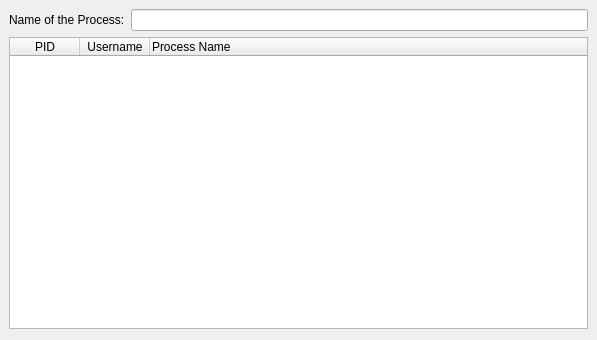
<?xml version="1.0" encoding="UTF-8"?>
<ui version="4.0">
 <class>MainWindow</class>
 <widget class="QMainWindow" name="MainWindow">
  <property name="windowModality">
   <enum>Qt::ApplicationModal</enum>
  </property>
  <property name="geometry">
   <rect>
    <x>0</x>
    <y>0</y>
    <width>597</width>
    <height>340</height>
   </rect>
  </property>
  <property name="windowTitle">
   <string>MainWindow</string>
  </property>
  <widget class="QWidget" name="centralwidget">
   <layout class="QFormLayout" name="formLayout">
    <item row="0" column="0">
     <widget class="QLabel" name="label">
      <property name="text">
       <string>Name of the Process:</string>
      </property>
     </widget>
    </item>
    <item row="0" column="1">
     <widget class="QLineEdit" name="lineEdit"/>
    </item>
    <item row="1" column="0" colspan="2">
     <widget class="QTableWidget" name="processtable">
      <property name="sizePolicy">
       <sizepolicy hsizetype="Expanding" vsizetype="Expanding">
        <horstretch>0</horstretch>
        <verstretch>0</verstretch>
       </sizepolicy>
      </property>
      <property name="minimumSize">
       <size>
        <width>579</width>
        <height>292</height>
       </size>
      </property>
      <property name="maximumSize">
       <size>
        <width>579</width>
        <height>292</height>
       </size>
      </property>
      <property name="autoFillBackground">
       <bool>false</bool>
      </property>
      <property name="sizeAdjustPolicy">
       <enum>QAbstractScrollArea::AdjustIgnored</enum>
      </property>
      <property name="editTriggers">
       <set>QAbstractItemView::NoEditTriggers</set>
      </property>
      <property name="selectionMode">
       <enum>QAbstractItemView::SingleSelection</enum>
      </property>
      <property name="selectionBehavior">
       <enum>QAbstractItemView::SelectRows</enum>
      </property>
      <property name="sortingEnabled">
       <bool>true</bool>
      </property>
      <attribute name="horizontalHeaderDefaultSectionSize">
       <number>70</number>
      </attribute>
      <attribute name="horizontalHeaderStretchLastSection">
       <bool>true</bool>
      </attribute>
      <attribute name="verticalHeaderVisible">
       <bool>false</bool>
      </attribute>
      <attribute name="verticalHeaderStretchLastSection">
       <bool>false</bool>
      </attribute>
      <column>
       <property name="text">
        <string>PID</string>
       </property>
      </column>
      <column>
       <property name="text">
        <string>Username</string>
       </property>
      </column>
      <column>
       <property name="text">
        <string>Process Name</string>
       </property>
       <property name="textAlignment">
        <set>AlignLeading|AlignVCenter</set>
       </property>
      </column>
     </widget>
    </item>
   </layout>
  </widget>
 </widget>
 <resources/>
 <connections/>
</ui>
